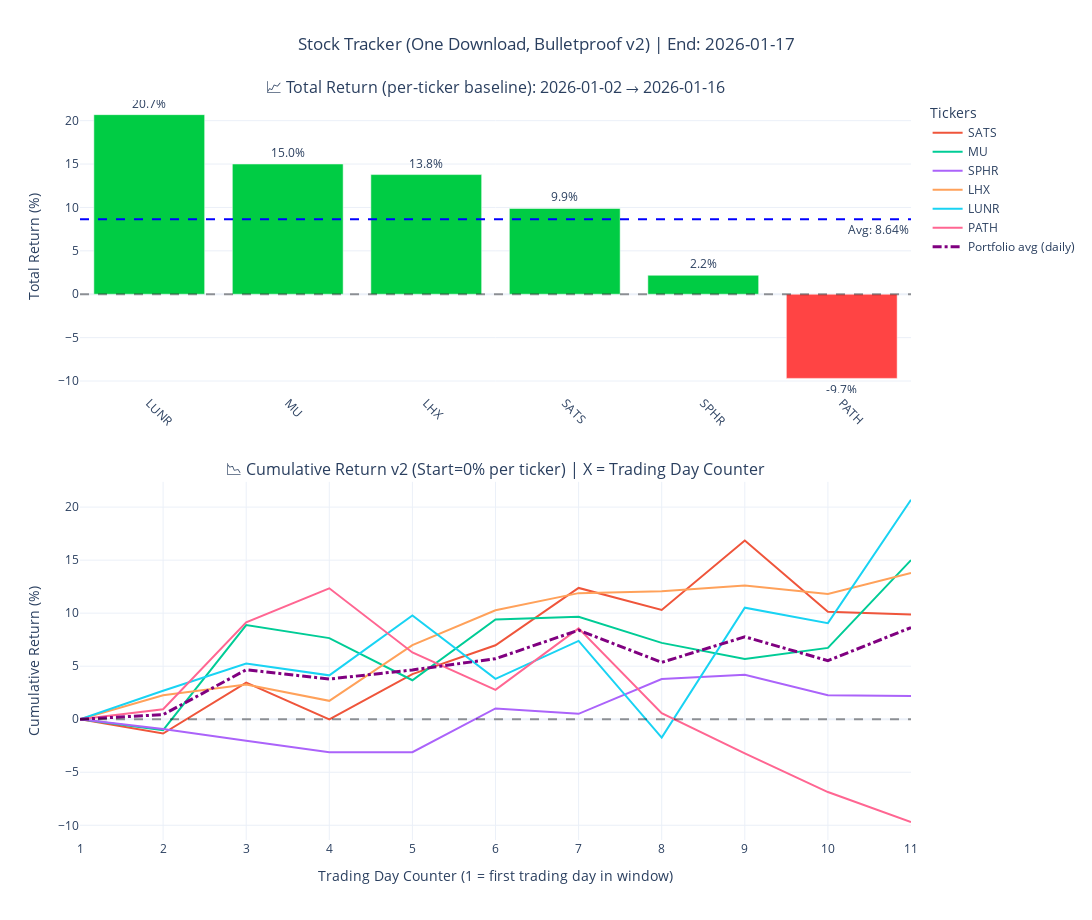

This figure's notebook cell:
### Code cell
BASELINE_DATE = '2026-01-01' 

# ChatGPT
STOCK_TICKERS = [
    'SATS', 'MU', 'SPHR', 'LHX', 'LUNR', # weekly_top5
    'PATH', # pro30_tickers, # pro version
]

# optional: de-dup safeguard (keeps order)
STOCK_TICKERS = list(dict.fromkeys(STOCK_TICKERS))

result = run_trade_return(STOCK_TICKERS, BASELINE_DATE, future_date_str)

### Figure 1 — Plotly figure (JSON) as saved in the notebook; plotly's stock layout.template omitted (floating-point values rounded to 4 significant figures)
{"data": [{"customdata": [[17.88, 21.58, "2026-01-02"], [315.4, 362.8, "2026-01-02"], [304.5, 346.5, "2026-01-02"], [112.2, 123.3, "2026-01-02"], [94.3, 96.36, "2026-01-02"], [15.88, 14.34, "2026-01-02"]], "hovertemplate": "<b>%{x}</b><br>Baseline: $%{customdata[0]:.2f}<br>Current: $%{customdata[1]:.2f}<br>Return: %{y:.2f}%<br>Baseline Date Used: %{customdata[2]}<extra></extra>", "marker": {"color": ["#00CC44", "#00CC44", "#00CC44", "#00CC44", "#00CC44", "#FF4444"]}, "showlegend": false, "text": ["20.7%", "15.0%", "13.8%", "9.9%", "2.2%", "-9.7%"], "textposition": "outside", "type": "bar", "x": ["LUNR", "MU", "LHX", "SATS", "SPHR", "PATH"], "xaxis": "x", "y": [20.69, 15.01, 13.79, 9.886, 2.185, -9.698], "yaxis": "y"}, {"customdata": [["2026-01-02"], ["2026-01-05"], ["2026-01-06"], ["2026-01-07"], ["2026-01-08"], ["2026-01-09"], ["2026-01-12"], ["2026-01-13"], ["2026-01-14"], ["2026-01-15"], ["2026-01-16"]], "hovertemplate": "<b>SATS</b><br>Trading Day: %{x}<br>Date: %{customdata[0]}<br>Return: %{y:.2f}%<br>Baseline: 2026-01-02 @ 112.18<extra></extra>", "mode": "lines", "name": "SATS", "type": "scatter", "x": [1, 2, 3, 4, 5, 6, 7, 8, 9, 10, 11], "xaxis": "x2", "y": [0.0, -1.346, 3.459, -0.01783, 4.252, 6.971, 12.38, 10.3, 16.86, 10.14, 9.886], "yaxis": "y2"}, {"customdata": [["2026-01-02"], ["2026-01-05"], ["2026-01-06"], ["2026-01-07"], ["2026-01-08"], ["2026-01-09"], ["2026-01-12"], ["2026-01-13"], ["2026-01-14"], ["2026-01-15"], ["2026-01-16"]], "hovertemplate": "<b>MU</b><br>Trading Day: %{x}<br>Date: %{customdata[0]}<br>Return: %{y:.2f}%<br>Baseline: 2026-01-02 @ 315.42<extra></extra>", "mode": "lines", "name": "MU", "type": "scatter", "x": [1, 2, 3, 4, 5, 6, 7, 8, 9, 10, 11], "xaxis": "x2", "y": [0.0, -1.037, 8.88, 7.65, 3.678, 9.407, 9.654, 7.2, 5.684, 6.724, 15.01], "yaxis": "y2"}, {"customdata": [["2026-01-02"], ["2026-01-05"], ["2026-01-06"], ["2026-01-07"], ["2026-01-08"], ["2026-01-09"], ["2026-01-12"], ["2026-01-13"], ["2026-01-14"], ["2026-01-15"], ["2026-01-16"]], "hovertemplate": "<b>SPHR</b><br>Trading Day: %{x}<br>Date: %{customdata[0]}<br>Return: %{y:.2f}%<br>Baseline: 2026-01-02 @ 94.3<extra></extra>", "mode": "lines", "name": "SPHR", "type": "scatter", "x": [1, 2, 3, 4, 5, 6, 7, 8, 9, 10, 11], "xaxis": "x2", "y": [0.0, -0.9226, -2.025, -3.107, -3.107, 1.018, 0.509, 3.786, 4.189, 2.269, 2.185], "yaxis": "y2"}, {"customdata": [["2026-01-02"], ["2026-01-05"], ["2026-01-06"], ["2026-01-07"], ["2026-01-08"], ["2026-01-09"], ["2026-01-12"], ["2026-01-13"], ["2026-01-14"], ["2026-01-15"], ["2026-01-16"]], "hovertemplate": "<b>LHX</b><br>Trading Day: %{x}<br>Date: %{customdata[0]}<br>Return: %{y:.2f}%<br>Baseline: 2026-01-02 @ 304.48<extra></extra>", "mode": "lines", "name": "LHX", "type": "scatter", "x": [1, 2, 3, 4, 5, 6, 7, 8, 9, 10, 11], "xaxis": "x2", "y": [0.0, 2.266, 3.281, 1.734, 6.982, 10.28, 11.89, 12.07, 12.6, 11.8, 13.79], "yaxis": "y2"}, {"customdata": [["2026-01-02"], ["2026-01-05"], ["2026-01-06"], ["2026-01-07"], ["2026-01-08"], ["2026-01-09"], ["2026-01-12"], ["2026-01-13"], ["2026-01-14"], ["2026-01-15"], ["2026-01-16"]], "hovertemplate": "<b>LUNR</b><br>Trading Day: %{x}<br>Date: %{customdata[0]}<br>Return: %{y:.2f}%<br>Baseline: 2026-01-02 @ 17.88<extra></extra>", "mode": "lines", "name": "LUNR", "type": "scatter", "x": [1, 2, 3, 4, 5, 6, 7, 8, 9, 10, 11], "xaxis": "x2", "y": [0.0, 2.685, 5.257, 4.139, 9.787, 3.803, 7.383, -1.734, 10.51, 9.06, 20.69], "yaxis": "y2"}, {"customdata": [["2026-01-02"], ["2026-01-05"], ["2026-01-06"], ["2026-01-07"], ["2026-01-08"], ["2026-01-09"], ["2026-01-12"], ["2026-01-13"], ["2026-01-14"], ["2026-01-15"], ["2026-01-16"]], "hovertemplate": "<b>PATH</b><br>Trading Day: %{x}<br>Date: %{customdata[0]}<br>Return: %{y:.2f}%<br>Baseline: 2026-01-02 @ 15.88<extra></extra>", "mode": "lines", "name": "PATH", "type": "scatter", "x": [1, 2, 3, 4, 5, 6, 7, 8, 9, 10, 11], "xaxis": "x2", "y": [0.0, 0.9446, 9.131, 12.34, 6.297, 2.771, 8.564, 0.5668, -3.212, -6.864, -9.698], "yaxis": "y2"}, {"hovertemplate": "Trading Day: %{x}<br>Avg return: %{y:.2f}%<extra></extra>", "line": {"color": "purple", "dash": "dashdot", "width": 3}, "mode": "lines", "name": "Portfolio avg (daily)", "type": "scatter", "x": [1, 2, 3, 4, 5, 6, 7, 8, 9, 10, 11], "xaxis": "x2", "y": [0.0, 0.4317, 4.664, 3.79, 4.648, 5.708, 8.397, 5.366, 7.772, 5.522, 8.643], "yaxis": "y2"}], "layout": {"annotations": [{"font": {"size": 16}, "showarrow": false, "text": "📈 Total Return (per-ticker baseline): 2026-01-02 → 2026-01-16", "x": 0.5, "xanchor": "center", "xref": "paper", "y": 1, "yanchor": "bottom", "yref": "paper"}, {"font": {"size": 16}, "showarrow": false, "text": "📉 Cumulative Return v2 (Start=0% per ticker) | X = Trading Day Counter", "x": 0.5, "xanchor": "center", "xref": "paper", "y": 0.484, "yanchor": "bottom", "yref": "paper"}, {"showarrow": false, "text": "Avg: 8.64%", "x": 1, "xanchor": "right", "xref": "x domain", "y": 8.643, "yanchor": "top", "yref": "y"}], "height": 920, "hovermode": "closest", "legend": {"title": {"text": "Tickers"}}, "shapes": [{"line": {"color": "black", "dash": "dash"}, "opacity": 0.4, "type": "line", "x0": 0, "x1": 1, "xref": "x domain", "y0": 0, "y1": 0, "yref": "y"}, {"line": {"color": "blue", "dash": "dash"}, "type": "line", "x0": 0, "x1": 1, "xref": "x domain", "y0": 8.643, "y1": 8.643, "yref": "y"}, {"line": {"color": "black", "dash": "dash"}, "opacity": 0.4, "type": "line", "x0": 0, "x1": 1, "xref": "x2 domain", "y0": 0, "y1": 0, "yref": "y2"}], "title": {"text": "Stock Tracker (One Download, Bulletproof v2) | End: 2026-01-17", "x": 0.5}, "width": 1120, "xaxis": {"anchor": "y", "domain": [0, 1], "tickangle": 45}, "xaxis2": {"anchor": "y2", "domain": [0, 1], "dtick": 1, "title": {"text": "Trading Day Counter (1 = first trading day in window)"}}, "yaxis": {"anchor": "x", "domain": [0.604, 1], "title": {"text": "Total Return (%)"}}, "yaxis2": {"anchor": "x2", "domain": [0, 0.484], "title": {"text": "Cumulative Return (%)"}}}}
